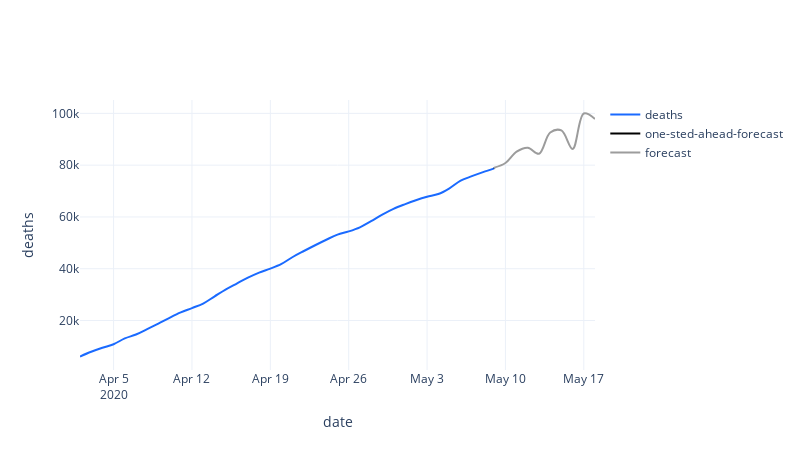

Notebook code for this chart:
### Code cell
model.plot(
    covid19,
    start = 37,
    npredictions = 10,
    idx = 1,
)

### Figure 1 — Plotly figure (JSON) as saved in the notebook; plotly's stock layout.template omitted (floating-point values rounded to 4 significant figures)
{"data": [{"line": {"color": "#1A6AFF", "shape": "spline"}, "mode": "lines", "name": "deaths", "type": "scatter", "x": ["2020-04-02", "2020-04-03", "2020-04-04", "2020-04-05", "2020-04-06", "2020-04-07", "2020-04-08", "2020-04-09", "2020-04-10", "2020-04-11", "2020-04-12", "2020-04-13", "2020-04-14", "2020-04-15", "2020-04-16", "2020-04-17", "2020-04-18", "2020-04-19", "2020-04-20", "2020-04-21", "2020-04-22", "2020-04-23", "2020-04-24", "2020-04-25", "2020-04-26", "2020-04-27", "2020-04-28", "2020-04-29", "2020-04-30", "2020-05-01", "2020-05-02", "2020-05-03", "2020-05-04", "2020-05-05", "2020-05-06", "2020-05-07", "2020-05-08", "2020-05-09"], "y": [6092, 7917, 9470, 10832, 13080, 14582, 16653, 18779, 21032, 23110, 24788, 26550, 29248, 31936, 34268, 36537, 38505, 40033, 41860, 44528, 46843, 49071, 51200, 53159, 54411, 56005, 58384, 60899, 63110, 64870, 66455, 67783, 68843, 71077, 74023, 75744, 77308, 78763]}, {"line": {"color": "#000000", "shape": "spline"}, "mode": "lines", "name": "one-sted-ahead-forecast", "type": "scatter", "x": ["2020-05-09", "2020-05-09"], "y": [78763, 79040.0]}, {"line": {"color": "#9C9C9C", "shape": "spline"}, "mode": "lines", "name": "forecast", "type": "scatter", "x": ["2020-05-09", "2020-05-10", "2020-05-11", "2020-05-12", "2020-05-13", "2020-05-14", "2020-05-15", "2020-05-16", "2020-05-17", "2020-05-18"], "y": [79040.0, 80840.0, 85240.0, 86750.0, 84410.0, 92620.0, 93420.0, 86280.0, 99960.0, 97850.0]}], "layout": {"height": 450, "width": 800, "xaxis": {"title": {"text": "date"}}, "yaxis": {"title": {"text": "deaths"}}}}
